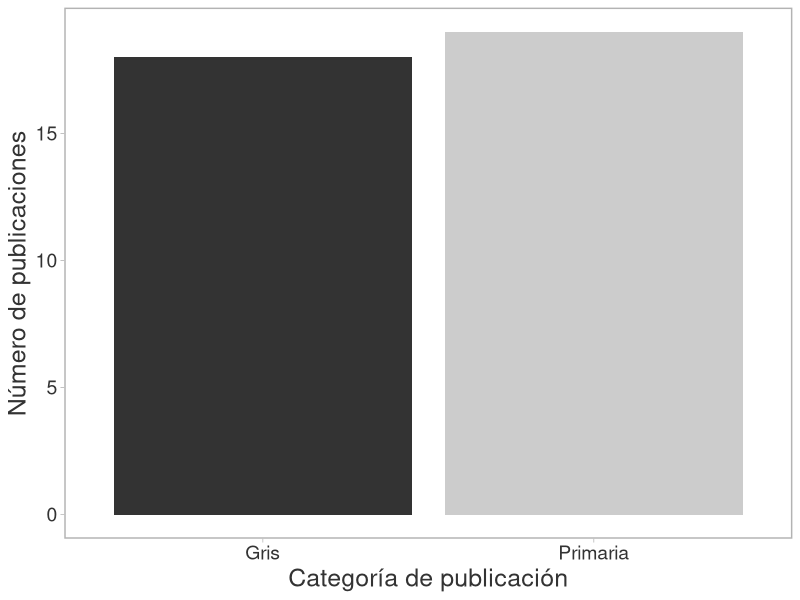

R code for this plot: (Note: this script raises an error after producing the figure.)
## ---- chunk 1
#knitr::opts_chunk$set(echo = FALSE)
#code_folding: hide
## ---- chunk 2
rm(list = ls())

#load
#library(plyr)
#library(tidyr)
#library(reshape2)
library(dplyr)
library(ggplot2)
#library(viridis)

#Custom theme for ggplot####
theme_gg <- function(base_size = 11, base_family = "") {
  theme_light() +
    theme(
      panel.grid.major = element_blank(),
      panel.grid.minor = element_blank(),
      strip.background = element_rect(fill = NA, colour = NA),
      strip.text.x = element_text(colour = "grey10"),
      axis.text = element_text(colour = "grey20",size=14),
      axis.title = element_text(colour = "grey20",size=18),
      legend.title = element_text(colour = "grey20", size = rel(1.2)),
      panel.border = element_rect(fill = NA, colour = "grey70", size = 1),
      legend.key.size = unit(0.8, "lines"),
      legend.text = element_text(size = rel(1), colour = "grey20"),
      legend.key = element_rect(colour = NA)
    )
}
## ---- chunk 3
#Read and manipulate data####
d <- read.table("data/Biblio.csv",sep=",", header=T)

#Plot of # of type of publication 
ggplot(d, aes(Type, fill = Type)) +
  geom_bar() +  
  scale_fill_grey() +
  xlab('Categoría de publicación') +
  ylab('Número de publicaciones') +
  theme_gg() +
  theme(legend.position = "none")
ggsave("figs/NumPubType.pdf", width = 5, height = 5, useDingbats=FALSE)

#Plot of # of type of publication (distinguishes thesis)
ggplot(d, aes(Type, fill = Subtype)) +
  geom_bar() +
  scale_fill_grey(name = "Sub-categoría") +
  xlab('Categoría de publicación') +
  ylab('Número de publicaciones') +
  theme_gg()
ggsave("figs/NumPubSubtype.pdf", width = 5, height = 5, useDingbats=FALSE)

#Plot of # of type of publication overtime
ggplot(d, aes(Year, fill = Type)) +
  geom_histogram(col="white")+
  xlab('Año de publicación') +
  ylab('Número de publicaciones') +
  scale_fill_grey(name = "Categoría") +
  theme_gg()
ggsave("figs/NumPubTime.pdf", width = 7, height = 5, useDingbats=FALSE)

#Plot of # of type of publication overtime (distinguishes thesis)
ggplot(d, aes(Year, fill = Subtype)) +
  geom_histogram(col="white")+
  xlab('Año de publicación') +
  ylab('Número de publicaciones') +
  scale_fill_grey(name = "Categoría") +
  theme_gg()
ggsave("figs/NumPubTimeSubtype.pdf", width = 7, height = 5, useDingbats=FALSE)

